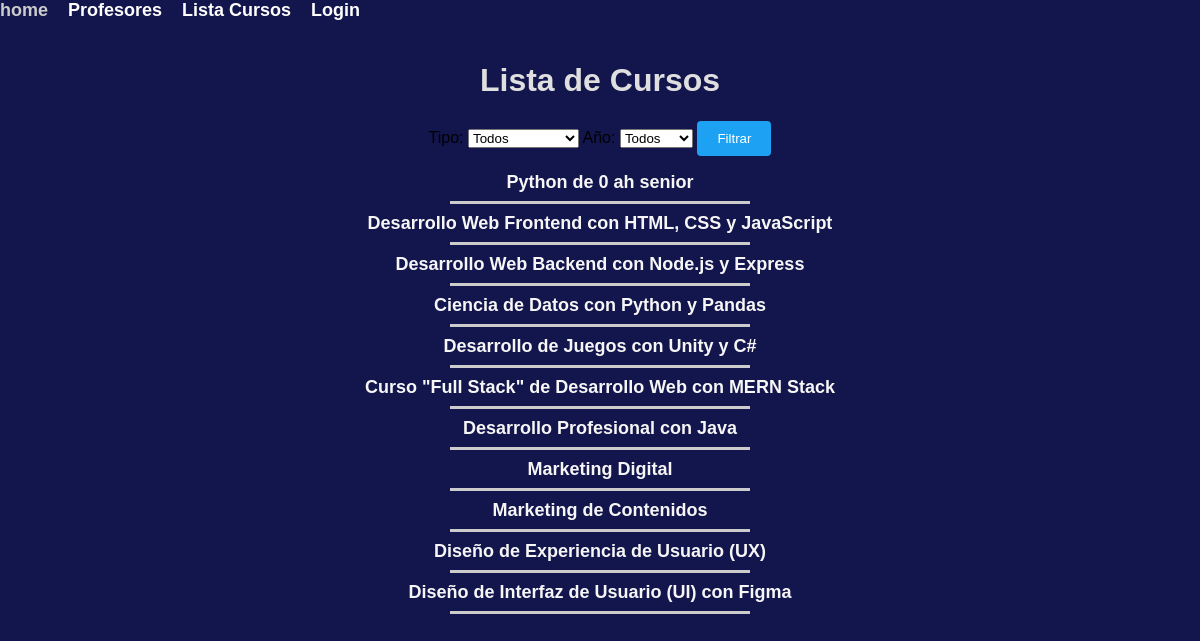
The app's page /lista-cursos/ with its own data.
### myapp/models.py (models this page shows, shortened)
class Cursos(models.Model):
    nombre = models.CharField(max_length=255)
    tipo = models.CharField(max_length=100)
    decribcion = models.CharField(max_length=255)
    años = models.CharField(max_length=255)

### myapp/views.py (the view)
# urls.py: path('lista-cursos/', views.lista_cursos, name='lista_cursos'),
def lista_cursos(request):
    cursos = Cursos.objects.all()
    tipos = Cursos.objects.values_list('tipo', flat=True).distinct()
    años = Cursos.objects.values_list('años', flat=True).distinct()
    tipo_filtrado = request.GET.get('tipo')
    años_filtrados = request.GET.get('años')
    if tipo_filtrado:
        cursos = cursos.filter(tipo=tipo_filtrado)
    if años_filtrados:
        cursos = cursos.filter(años=años_filtrados)
    return render(request, 'cursos.html', {'cursos': cursos, 'tipos': tipos, 'años': años})

### myapp/templates/cursos.html (shortened to what this page needs)
{% load static %}
<!DOCTYPE html>
<html lang="es">
<head>
    <link rel="stylesheet" type="text/css" href="{% static 'css/styles.css' %}">
    <link rel="stylesheet" type="text/css" href="{% static 'css/items.css' %}">
</head>
<body>
    <ul class="navbar-links">
        <li><a href="/">home</a></li>
            <li><a href="/profe/">Profesores</a></li>
        <li><a href="/lista-cursos/">Lista Cursos</a></li>
        <li>
          {% if user.is_authenticated %}
          <a href="{% url 'user_logout' %}">Logout</a>
          {% else %}
          <a href="{% url 'user_login' %}">Login</a>
          {% endif %}
        </li>
    </ul>
    <h1>Lista de Cursos</h1>
    <form method="GET">
        <label for="tipo">Tipo:</label>
        <select name="tipo" id="tipo">
            <option value="">Todos</option>
        </select>
        <label for="años">Año:</label>
        <select name="años" id="años">
            <option value="">Todos</option>
        </select>
        <button type="submit">Filtrar</button>
    </form>
    <ul>
        {% for curso in cursos %}
            <li>
                <a href="{% url 'detalle_curso' curso.id %}" class="curso-nombre">{{ curso.nombre }}</a>
                <hr>
                <hr>
            </li>
        {% endfor %}
    </ul>
</body>
</html>

### myapp/static/css/styles.css (style rules this page uses)
body { font-family: Arial, sans-serif; margin: 0; padding: 0; background-color: #13154d; text-align: center; }
.navbar-links { list-style-type: none; display: flex; margin: 0; padding: 0; color: #f7f6f6; font-size: 18px; font-weight: bold; }
.navbar-links li { margin-right: 20px; }
.navbar-links li a { color: #fff; text-decoration: none; }
h1, h2 { color: #dfdfdf; }
ul { list-style-type: none; padding: 0; }
button { padding: 10px 20px; background-color: #1da1f2; color: white; border: none; border-radius: 4px; cursor: pointer; display: inline-block; }

### myapp/static/css/items.css (style rules this page uses)
ul { list-style-type: none; padding: 0; text-align: center; }
li { margin-bottom: 20px; position: relative; }
hr { border: none; border-top: 3px solid #ccc; position: absolute; width: calc(100% - 40px); max-width: 300px; left: 50%; transform: translateX(-50%); }
a { text-decoration: none; color: #f7f6f6; font-size: 18px; font-weight: bold; display: inline-block; }

### records on screen
Cursos: nombre "Python de 0 ah senior"
Cursos: nombre "Desarrollo Web Frontend con HTML, CSS y JavaScript"
Cursos: nombre "Desarrollo Web Backend con Node.js y Express"
Cursos: nombre "Ciencia de Datos con Python y Pandas"
Cursos: nombre "Desarrollo de Juegos con Unity y C#"
Cursos: nombre "Curso \"Full Stack\" de Desarrollo Web con MERN Stack"
Cursos: nombre "Desarrollo Profesional con Java"
Cursos: nombre "Marketing Digital"
Cursos: nombre "Marketing de Contenidos"
Cursos: nombre "Diseño de Experiencia de Usuario (UX)"
Cursos: nombre "Diseño de Interfaz de Usuario (UI) con Figma"
